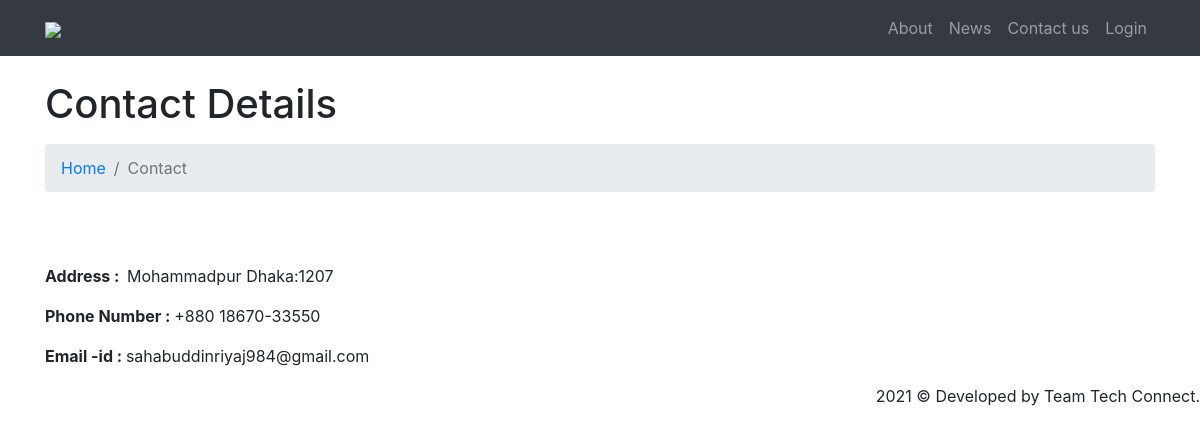
Page /validator/contact-us.php on the committed database.
### tables this page shows
CREATE TABLE `tblpages` (
  `id` int(11) NOT NULL AUTO_INCREMENT,
  `PageName` varchar(200) DEFAULT NULL,
  `PageTitle` mediumtext,
  `Description` longtext,
  `PostingDate` timestamp NOT NULL DEFAULT CURRENT_TIMESTAMP,
  `UpdationDate` timestamp NULL DEFAULT NULL ON UPDATE CURRENT_TIMESTAMP,
  PRIMARY KEY (`id`)
);

### validator/contact-us.php (the view, shortened to what this page needs)
<?php
include('includes/config.php');
?>
<!DOCTYPE html>
<html lang="en">
  <head>
    <link href="vendor/bootstrap/css/bootstrap.min.css" rel="stylesheet">
    <link href="css/modern-business.css" rel="stylesheet">
  </head>
  <body>
    <?php include('includes/header.php');?>
    <div class="container">
<?php
$pagetype='contactus';
$query=mysqli_query($con,"select PageTitle,Description from tblpages where PageName='$pagetype'");
while($row=mysqli_fetch_array($query))
{
?>
      <h1 class="mt-4 mb-3"><?php echo htmlentities($row['PageTitle'])?>
      </h1>
      <ol class="breadcrumb">
        <li class="breadcrumb-item">
          <a href="index.php">Home</a>
        </li>
        <li class="breadcrumb-item active">Contact</li>
      </ol>
      <div class="row">
        <div class="col-lg-12">
          <p><?php echo $row['Description'];?></p>
        </div>
      </div>
<?php } ?>
    </div>
 <?php include('includes/footer.php');?>
  </body>
</html>

### validator/css/modern-business.css (style rules this page uses)
body { padding-top: 54px; }
@media (min-width: 992px) { body { padding-top: 56px; } }

### rows in the picture
tblpages: PageTitle "Contact Details", Description "Address : Mohammadpur Dhaka:1207 Phone Number : +880 18670-33550 Email -id : sahabuddinriyaj984@gmail.com"
